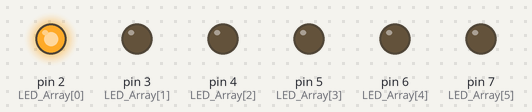
The sketch below on a simulated Arduino Uno, built with avr-gcc and run on an emulated ATmega328P. On the bench: output pins drawn as LEDs (lit = HIGH).

Above: at 0.2 s.
At 1.2 s:
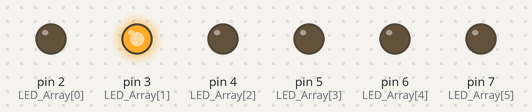
At 2.2 s:
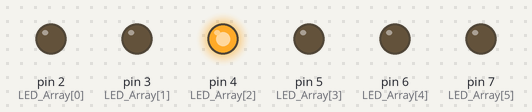
At 4.2 s:
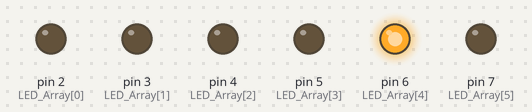
At 7.7 s:
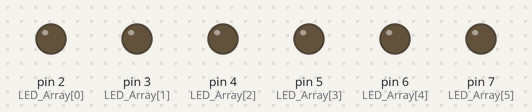
At 15.2 s:
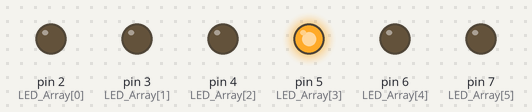
Timing chart, 0 to 15.6 s (numbered marks = the images above):
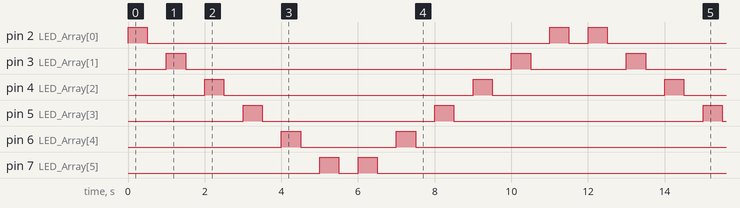

Measured:
- by itself, pin 2 (LED_Array[0]): repeats every 12.0 s: LOW 10.5 s, HIGH 0.50 s, LOW 0.50 s, HIGH 0.50 s
- by itself, pin 3 (LED_Array[1]): repeats every 12.0 s: LOW 8.5 s, HIGH 0.50 s, LOW 2.5 s, HIGH 0.50 s
- by itself, pin 4 (LED_Array[2]): repeats every 12.0 s: LOW 6.5 s, HIGH 0.50 s, LOW 4.5 s, HIGH 0.50 s
- by itself, pin 5 (LED_Array[3]): repeats every 12.0 s: LOW 4.5 s, HIGH 0.50 s, LOW 6.5 s, HIGH 0.50 s
- by itself, pin 6 (LED_Array[4]): repeats every 12.0 s: LOW 2.5 s, HIGH 0.50 s, LOW 8.5 s, HIGH 0.50 s
- by itself, pin 7 (LED_Array[5]): repeats every 12.0 s: LOW 0.50 s, HIGH 0.50 s, LOW 10.5 s, HIGH 0.50 s

The sketch:

variableChallengeArray.ino
```cpp
/* Store a number of outpins in a list or array
 *  Toggle them on/off in loop with one set of commands
 *  instead of repeating the same DigitalWrite(pinNumber, HIGH) DigitalWrite(pinNumber, LOW)
 *  commands over and over again.
 *  Set up your circuit first with R, G, and B LEDS. Don't forget the resistors!
 */

int LED_Array[] = {2, 3, 4, 5, 6, 7};
int count = 0;
int t = 0 ;

void setup()
{
for (count=0;count<6;count++) {
    pinMode(LED_Array[count], OUTPUT);
  }

}

void loop()
{
  t = 500 ;
  for (count=0;count<6;count++) {
   digitalWrite(LED_Array[count], HIGH);
   delay(t);
   digitalWrite(LED_Array[count], LOW);
   delay(t);
  }
  for (count=5;count>=0;count--) {
   digitalWrite(LED_Array[count], HIGH);
   delay(t);
   digitalWrite(LED_Array[count], LOW);
   delay(t);
  }
}
```
